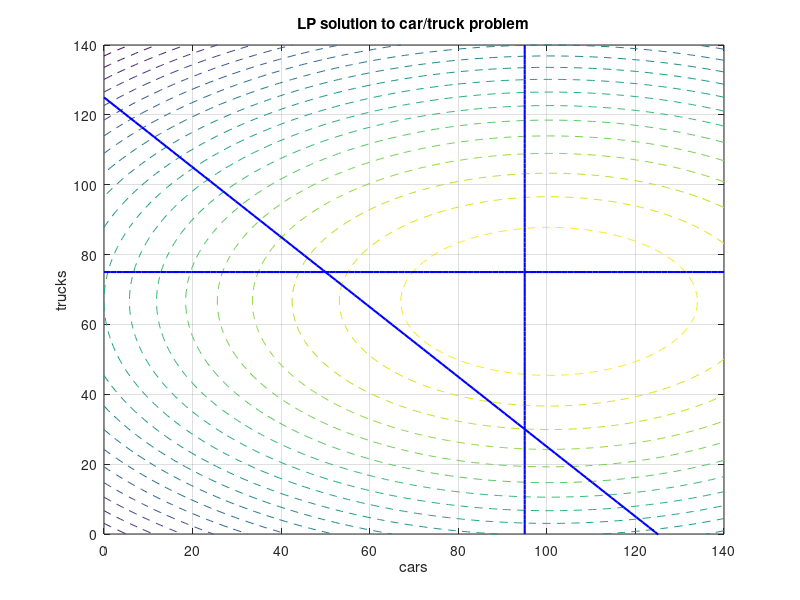

Here is the MATLAB script that generated this plot: (Note: this script raises an error after producing the figure.)
function test_P3()
     % Define the range for x and y
    x = linspace(0, 140, 100);
    y = linspace(0, 140, 100);
    
    % Create a meshgrid for x and y
    [X, Y] = meshgrid(x, y);
    
    % Define the objective function (2010 - 10x)x + (3330 - 25y)y
    Z = (2010 - 10*X).*X + (3330 - 25*Y).*Y;
    
    % Plot the contour of the objective function
    figure;
    contour(X, Y, Z, 20, 'LineStyle', '--');
    hold on;
    
    % Plot the constraints
    % Constraint y = 75
    plot(x, 75 * ones(size(x)), 'b', 'LineWidth', 1.5);
    
    % Constraint x = 95
    plot(95 * ones(size(y)), y, 'b', 'LineWidth', 1.5);
    
    % Constraint x + y = 125
    plot(x, 125 - x, 'b', 'LineWidth', 1.5);
        
    % Labels and title
    xlabel('cars');
    ylabel('trucks');
    title('LP solution to car/truck problem');
    
    % Set axis limits for better visualization
    axis([0 140 0 140]);
    grid on;
    
    % The coeff
    H = [20, 0; 0, 50];
    f = [-2010; -3330];
    A = [0, 1; 1, 0; 1, 1];
    b = [75; 95; 125];
    options = optimoptions('quadprog', 'Display', 'iter');
    [xstar, fval] = quadprog(H, f, A, b, [], [], [], [], [], options);

    %Test the xstar
    pass = 0;
    fail = 0;
    for i=1:95
        xtest = i;
        ytest = 125 - xtest;
        if ytest > 75
            continue
        end
        ptest = (2010-10*xtest)*xtest+(3330-25*ytest)*ytest;
        if ptest < -fval
            pass = pass + 1;
        else
            fail = fail + 1;
        end
    end
    fprintf('Total test is 95, pass test is %d, fail %d times\n',pass, fail);

    % Mark the optimal point
    fprintf('The optimal is [%f, %f]\n',xstar(1), xstar(2));
    fprintf('The maximal profit is fval = %f\n',-fval);
    plot(xstar(1), xstar(2), 'ro', 'MarkerSize', 6, 'MarkerFaceColor', 'r');
    hold off;
end